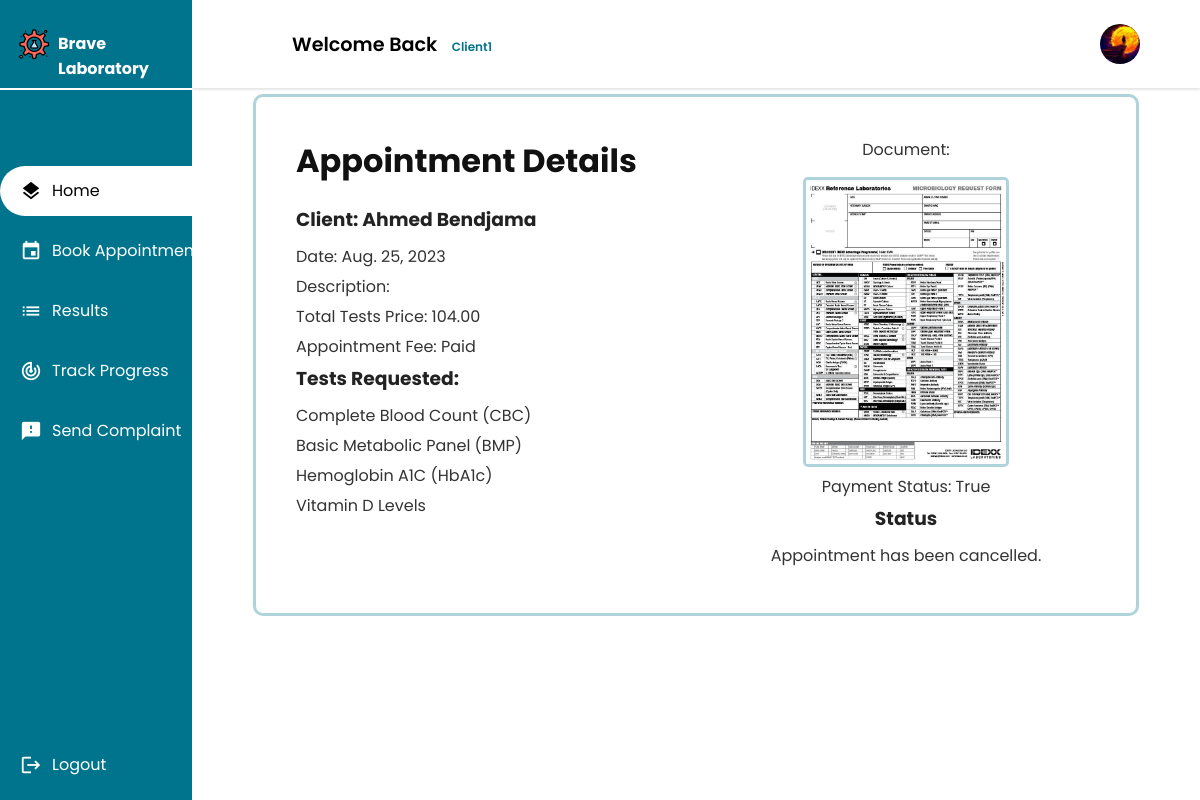
Page /client/home/appointment/detail/159 (signed in) on the committed database.
### client/models.py (models this page shows, shortened)
class Client(models.Model):
    GENDERS =[
        ('M','Male'),
        ('F','Female')
    ]
    BLOOD_TYPES = [
        ('A+', 'A+'),
        ('A-', 'A-'),
        ('B+', 'B+'),
        ('B-', 'B-'),
        ('AB+', 'AB+'),
        ('AB-', 'AB-'),
        ('O+', 'O+'),
        ('O-', 'O-')
    ]
    user = models.OneToOneField(User, primary_key = True, on_delete=models.CASCADE)
    phone_number = models.CharField(max_length=10,validators=[phone_regex])
    gender = models.CharField(max_length = 1 ,choices = GENDERS)
    address = models.CharField(max_length=50)
    policy = models.BooleanField(default = False)
    profile_pic = models.ImageField(default="default.png", upload_to="profile_pics")
    date_of_birth = models.DateField(default='2003-03-08')
    tests_made = models.PositiveIntegerField(default=0)
    blood_type = models.CharField(max_length=3, choices=BLOOD_TYPES,null=True,blank=True)
    class Meta():
        db_table = 'auth_client'

### main_home/models.py (models this page shows, shortened)
class Appointment(models.Model):
    UPCOMING = 'Upcoming'
    TOMORROW = 'Tommorow'
    TODAY = 'Today'
    OVERDUE = 'Overdue'
    STATUS_CHOICES = [
        (UPCOMING, 'Upcoming'),
        (TOMORROW, 'Tommorow'),
        (TODAY, 'Today'),
        (OVERDUE, 'Overdue'),
    ]
    client = models.ForeignKey(Client, on_delete=models.CASCADE)
    tests_requested = models.ManyToManyField(TestOffered, blank=True)
    date = models.DateField(validators=[validate_date_not_past])
    description = models.CharField(max_length=1000,blank=True)
    document = models.ImageField(null=True,blank=True,upload_to='medical_documents')
    total_price = models.DecimalField(max_digits=10, decimal_places=2)
    payment_status = models.BooleanField(default=False)
    arrived = models.BooleanField(default=False)
    cancelled = models.BooleanField(default=False)
    performed = models.BooleanField(default=False)
    urgent = models.BooleanField(default=False)
    class Meta:
        db_table = 'appointment'

class TestOffered(models.Model):
    name = models.CharField(max_length=50,unique=True)
    price = models.DecimalField(max_digits=10, decimal_places=2)
    urgent = models.BooleanField(default=False)
    class Meta:
        db_table = 'test_offered'
        verbose_name_plural = 'Offered Tests'

### client/views.py (the view)
# urls.py: path("home/appointment/detail/<int:appointment_id>",views.appointment_detail,name="client_appointment_detail"),
@login_required
@permission_required('client.view_client', raise_exception=True)
def appointment_detail(request, appointment_id):
    appointment = get_object_or_404(Appointment, id=appointment_id)
    time_difference = appointment.date - timezone.now().date()
    context = {
        'appointment': appointment,
        'time_difference': time_difference.days,
    }
    return render(request,'client/appointment/appointment_detail.html',context)

### client/templates/client/appointment/appointment_detail.html (shortened to what this page needs)
{% extends 'client/client.html' %}
{% load static %}
{% block main %}
  <div class="Container">
    <div class="left-section">
        <h1>Appointment Details</h1>
        <h3>Client: {{ appointment.client.user.first_name }} {{ appointment.client.user.last_name }}</h3>
        <p>Date: {{ appointment.date }}</p>
        <p>Description: {{ appointment.description }}</p>
        <p>Total Tests Price: {{ appointment.total_price }}</p>
        <p>
          Appointment Fee:{% if appointment.payment.payed_appointment_fee %}
            Paid
          {% else %}
            Unpaid
          {% endif %}
        </p>
        <h3>Tests Requested:</h3>
        <ul class="tests">
          {% for test in appointment.tests_requested.all %}
            <li>{{test.name}}</li>
            {% empty %}
            <li>No tests requested.</li>
          {% endfor %}
        </ul>
      </div>
      <div class="right-section">
        {% if appointment.document %}
          <p>Document:</p>
          <a href="{{ appointment.document.url }}" target="_blank"><img src="{{ appointment.document.url }}" width="200" /></a>
        {% else %}
          <p>No document provided.</p>
        {% endif %}
        <p>Payment Status: {{ appointment.payment_status }}</p>
        <h3>Status</h3>
        {% if appointment.cancelled %}
          <p>Appointment has been cancelled.</p>
        {% elif appointment.status == appointment.OVERDUE %}
          <p>Appointment is overdue.</p>
        {% else %}
          <p>Appointment is pending.</p>
        {% endif %}
      </div>
  </div>
{% endblock %}

### client/templates/client/client.html (shortened to what this page needs)
{% extends 'main_home/actors_base.html' %}
{% load static %}
{% block css_2 %}
<link rel="stylesheet" href="{% static 'css/list.css' %}">
<link rel="stylesheet" href="{% static 'css/lists/ap_list.css' %}">
{% endblock css_2 %}
{% block sidebar %}
<li><a href={% url 'client' %}><span class="material-icons X">layers</span><span class="nav-item">Home</span></a></li>
<li><a href={% url 'client_appointment_book' %}><span class="material-icons X">event</span><span class="nav-item">Book
            Appointment</span></a></li>
<li><a href={% url 'client_result_list' %}><span class="material-icons X">list</span><span
            class="nav-item">Results</span></a></li>
<li><a href={% url 'client_request_list' %}><span class="material-icons X">track_changes</span><span
            class="nav-item">Track Progress</span></a></li>
<li><a href={% url 'create_complaint' %}><span class="material-icons X">feedback</span><span class="nav-item">Send
            Complaint</span></a></li>
{% endblock sidebar %}

### main_home/templates/main_home/actors_base.html (shortened to what this page needs)
{% extends 'main_home/base.html' %}
{% load static %}
{% block css %}
        <link rel="stylesheet" href="{% static 'css/resources/google_icons.css' %}">
        <link rel="stylesheet" href="{% static 'css/resources/font-awesome.all.min.css' %}">
        <link rel="stylesheet" href="{% static 'css/actors.css' %}" />
{% endblock css %}
{% block content %}
    <div class="container">
        <header>
            <div class="wlc">
                <h1>Welcome Back&nbsp;<span class="smaller-text">{{user.username}}</span></h1>
            </div>
            <div class="Left">
                <ul class="DROPS">
                    {% if user.groups.first.name == 'client' %}
                    <li class="profile-header"><a class="profile-pic-container" onclick="showElement()"><img class="profile-pic" alt="profile_pic" src="{{ user.client.profile_pic.url }}"></img><i class="fa-solid fa-chevron-down"></i></a>
                    {% endif %}
                        </li>
                    </ul>
                </div>
        </header>
        <div class="Main">
            {% block main %}{% endblock main %}
        </div>
    </div>
    <div class="nav-header">
        <a class="logo" href="{% url user.groups.first.name %}">
            <img alt='logo' src="{% static 'img/logo.png' %}">
            <span><strong>Brave Laboratory</strong></span>
        </a>
    </div>
    <nav>
        <ul>
            {% block sidebar %}{% endblock sidebar %}
            <li class="end">
                <a href='{% url 'logout' %}'>
                    <span class="material-icons emoji">logout</span>
                    <span class="nav-item">Logout</span>
                </a>
            </li>
        </ul>
    </nav>
{% endblock content %}

### main_home/templates/main_home/base.html (shortened to what this page needs)
{% load static %}
<!DOCTYPE html>
<html lang="en">
<head>
    <link rel="stylesheet" href="{% static 'css/resources/fonts.css' %}">
    {% block css %}{% endblock css %}
    {% block css_2 %}{% endblock css_2 %}
</head>
<body>
    {% block content %}{% endblock content %}
</body>
</html>

### static/css/actors.css (style rules this page uses)
* { font-family: 'Poppins', sans-serif; margin: 0; padding: 0; }
body { background-color: #fff; overflow-y: scroll; }
ul { list-style-type: none; }
.container { text-align: center; float: right; width: 100%; height: 90vh; }
header { position: fixed; top: 0; left: 0; right: 0; z-index: 1; width: 84vw; height: 11vh; background-color: rgb(255, 255, 255); display: flex; align-items: center; justify-content: space-between; margin-left: auto; box-shadow: 0px 2px 2px rgba(0, 0, 0, 0.1); }
.Main { display: flex; justify-content: center; margin-top: 9.5vh; margin-left: 16vw; padding-top: 1.5%; padding-bottom: 1.5%; }
.Container { font-size: 16px; width:100%; height: 100%; margin: 0 20px; border-radius: 20px; background-color: white; padding-left: 10px; padding-right: 10px; }
.wlc { margin-left: 100px; }
.wlc h1 { font-size: 1.2rem; }
.Left { float: right; display: flex; align-items: center; flex-direction: row; justify-content: space-between; gap: 40px; margin-right: 15px; }
.DROPS { display: flex; align-items: center; justify-content: center; flex-direction: row; gap: 50px; }
.DROPS a { width: auto; height: auto; padding: 50px; text-decoration: none; color: black; padding: 1px; }
.DROPS li { padding: 20px; list-style: none; }
.DROPS .profile-header { width: auto; border-radius: 30px; height: 20px; display: flex; justify-content: center; align-items: center; cursor: pointer; }
.nav-header { position: fixed; left: 0; z-index: 1; top: 0; bottom: 89vh; background-color: #00748c ; width: 16vw; height: 11vh; overflow: hidden; box-shadow: 0px 4px 4px rgb(255, 255, 255); }
.nav-header a { position: relative; color: white; padding-left: 18px; width: 15vw; }
nav { position: fixed; left: 0; z-index: 1; top: 11.2vh; bottom: 0; background-color: #00748c; width: 16vw; overflow: hidden; }
.logo { display: flex; transition: all 0.5s ease; margin-top: 3.5vh; padding-right: 0 !important; width: 100%; gap: 8px; }
.logo span { font-size: 1rem; padding-top: 3px; }
.logo img { height: 32px; }
nav a { position: relative; color: white; display: table; padding-left: 20px; padding-right: 30px; width: 15vw; }
nav .material-icons { position: relative; top: 14px; font-size: 22px !important; }
nav ul { margin-top: 40%; }
.nav-item { position: relative; top: 8px; margin-left: 10px; }
nav ul li { transition: 0.4s; width: auto; margin-bottom: 10px; }
.end { position: fixed; bottom: 0; transition: 0.4s; width: auto; margin-bottom: 10px; }
nav ul li::after { content: ''; display: block; position: relative; left: 0; width: 5px; height: 100%; }
nav ul .active { background-color: white; border-radius: 30px 0px 0px 30px; }
nav ul .active a { color: black; }
.profile-pic { width: 40px; height: 40px; border-radius: 50%; cursor: pointer; object-fit: cover; }
header h1 { font-weight: 600; }
a { text-decoration: none; }
nav a { height: 50px; }
.profile-pic-container { display: flex; justify-content: center; align-items: center; gap: 12px; }
.profile-pic-container i { cursor: pointer !important; }

### main_home/templates/main_home/actors_base.html (style rules this page uses)
.smaller-text { font-size: 12px; margin-left: 10px; color: #00748c; text-transform: capitalize; }

### client/templates/client/appointment/appointment_detail.html (style rules this page uses)
.Container { max-width: 800px; margin: 0 auto; padding: 40px; border: 3px solid #00748c50; border-radius: 10px; background-color: #fff; animation: fade-in 0.5s ease-out; display: flex; justify-content: space-between; }
.Container .left-section { flex-basis: 50%; padding-right: 40px; display: flex; flex-direction: column; align-items: baseline; }
.Container .right-section { flex-basis: 50%; }
.Container h1 { color: #111; text-align: center; margin-bottom: 20px; }
.Container h3 { color: #222; margin-bottom: 10px; }
.Container p { color: #333; margin-bottom: 5px; }
.Container ul { list-style: none; padding-left: 20px; margin-top: 0; }
.Container li { color: #333; margin-bottom: 5px; }
.Container img { max-width: 100%; height: auto; border: 3px solid #00748c50; border-radius: 5px; margin-top: 10px; }
.Container .tests { display: flex; flex-direction: column; align-items: baseline; padding: 0; }

### rows in the picture
Appointment: client.user.first_name "Ahmed", client.user.last_name "Bendjama", date "Aug. 25, 2023", total_price "104.00", document (picture), payment_status "True"
TestOffered: name "Complete Blood Count (CBC)"
TestOffered: name "Basic Metabolic Panel (BMP)"
TestOffered: name "Hemoglobin A1C (HbA1c)"
TestOffered: name "Vitamin D Levels"

### other values in the picture
{{ user.username }} "Client1"
